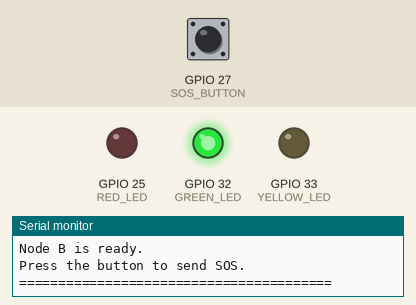
The sketch below on a simulated ESP32. Shown: output pins drawn as LEDs (lit = HIGH), the last lines printed to the serial monitor. The inputs (shaded band) are chosen by the test bench; at power-on: GPIO 27 (SOS_BUTTON) HIGH. Random numbers use the default seed unless the sketch sets one; no radio packets arrive unless stated.

Above: at 2.2 s.
2.3 s: GPIO 27 (SOS_BUTTON) pulled LOW for 0.15 s
At 2.7 s:
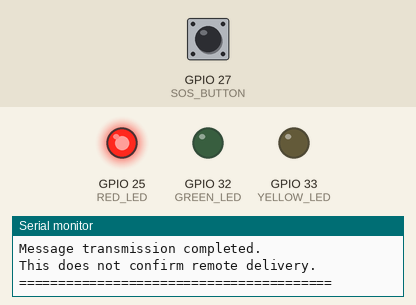
8.4 s: GPIO 27 (SOS_BUTTON) pulled LOW for 1 s
At 9.7 s:
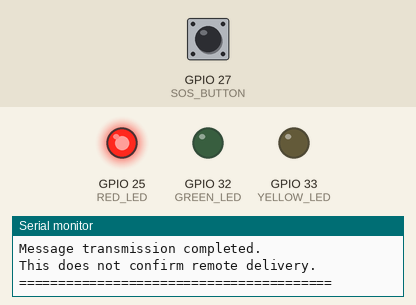
12.4 s: GPIO 27 (SOS_BUTTON) pulled LOW for 3.2 s
Timing chart, 0 to 18.9 s (numbered marks = the images above; inputs shaded):
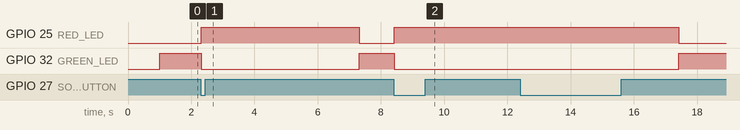

Measured:
- after the input at 2.3 s, GPIO 25 (RED_LED): LOW → HIGH at once, → LOW 5.0 s later; GPIO 32 (GREEN_LED): HIGH → LOW at once, → HIGH 5.0 s later
- after the input at 8.4 s, GPIO 25 (RED_LED): LOW → HIGH at once; GPIO 32 (GREEN_LED): HIGH → LOW at once

The sketch:

Node_B.ino
```cpp
#include <SPI.h>
#include <LoRa.h>

// ========== LORA PINS ==========
#define LORA_SS    5
#define LORA_RST   14
#define LORA_DIO0  26
#define LORA_SCK   18
#define LORA_MISO  19
#define LORA_MOSI  23

// ========== BUTTON AND LED PINS ==========
#define SOS_BUTTON 27
#define GREEN_LED  32
#define YELLOW_LED 33
#define RED_LED    25

// ========== NETWORK SETTINGS ==========
const long LORA_FREQUENCY = 433E6;
const char* NETWORK_ID = "RM_SK_7264";
const char* NODE_ID = "B";

// ========== PROGRAM VARIABLES ==========
bool loraReady = false;
bool previousButtonState = HIGH;

unsigned long lastPressTime = 0;
unsigned long messageNumber = 0;

unsigned long ledTime = 0;
bool ledActive = false;

// Duplicate protection: remember recent origin + message IDs.
String seenMessages[20];
int seenIndex = 0;

// ========== DUPLICATE FILTER ==========
String makeMessageKey(String origin, String id) {
  return origin + "|" + id;
}

bool alreadySeen(String origin, String id) {
  String key = makeMessageKey(origin, id);

  for (int i = 0; i < 20; i++) {
    if (seenMessages[i] == key) {
      return true;
    }
  }

  return false;
}

void rememberMessage(String origin, String id) {
  seenMessages[seenIndex] = makeMessageKey(origin, id);
  seenIndex = (seenIndex + 1) % 20;
}

// ========== LED CONTROL ==========
void allLEDsOff() {
  digitalWrite(GREEN_LED, LOW);
  digitalWrite(YELLOW_LED, LOW);
  digitalWrite(RED_LED, LOW);
}

void setStatusLED(String payload) {
  allLEDsOff();

  if (payload.indexOf("SOS") >= 0 ||
      payload.indexOf("HIGH_IMPACT") >= 0 ||
      payload.indexOf("SLIGHT_IMPACT") >= 0 ||
      payload.indexOf("IMPACT") >= 0 ||
      payload.indexOf("LOW_IMPACT") >= 0) {

    digitalWrite(RED_LED, HIGH);

  } else if (payload.indexOf("VIBRATION") >= 0) {

    digitalWrite(YELLOW_LED, HIGH);

  } else {

    digitalWrite(GREEN_LED, HIGH);
  }

  ledTime = millis();
  ledActive = true;
}

// ========== SEND MESSAGE ==========
void sendMessage(String payload) {
  if (!loraReady) {
    Serial.println("ERROR: LoRa is not ready.");
    return;
  }

  messageNumber++;

  String messageID = "B-" + String(messageNumber);

  String packet = String(NETWORK_ID) + "|" +
                  messageID + "|B|5|" + payload;

  // Remember this message so the echoed transmission is ignored.
  rememberMessage("B", messageID);

  Serial.println();
  Serial.println("========================================");
  Serial.println("        RESCUEMESH - NODE B");
  Serial.println("========================================");

  Serial.println("Sending emergency message.");
  Serial.print("Message ID: ");
  Serial.println(messageID);

  Serial.print("Details: ");
  Serial.println(payload);

  setStatusLED(payload);

  LoRa.beginPacket();
  LoRa.print(packet);

  int result = LoRa.endPacket();

  if (result == 1) {
    Serial.println("Message transmission completed.");
    Serial.println("This does not confirm remote delivery.");
  } else {
    Serial.println("ERROR: Message transmission failed.");
  }

  Serial.println("========================================");
}

// ========== RECEIVE AND RELAY ==========
void receiveMessage() {
  int packetSize = LoRa.parsePacket();

  if (!packetSize) {
    return;
  }

  String packet = "";

  while (LoRa.available()) {
    packet += (char)LoRa.read();
  }

  int rssi = LoRa.packetRssi();

  int p1 = packet.indexOf('|');
  int p2 = packet.indexOf('|', p1 + 1);
  int p3 = packet.indexOf('|', p2 + 1);
  int p4 = packet.indexOf('|', p3 + 1);

  if (p1 < 0 || p2 < 0 || p3 < 0 || p4 < 0) {
    Serial.println("WARNING: Invalid message format.");
    return;
  }

  String network = packet.substring(0, p1);
  String messageID = packet.substring(p1 + 1, p2);
  String origin = packet.substring(p2 + 1, p3);
  int ttl = packet.substring(p3 + 1, p4).toInt();
  String payload = packet.substring(p4 + 1);

  // Accept only RescueMesh messages.
  if (network != NETWORK_ID) {
    return;
  }

  // Ignore messages originally created by Node B.
  if (origin == NODE_ID) {
    return;
  }

  // Do not process or relay a message more than once.
  if (alreadySeen(origin, messageID)) {
    Serial.println("Duplicate message ignored.");
    return;
  }

  rememberMessage(origin, messageID);

  Serial.println();
  Serial.println("========== MESSAGE RECEIVED ==========");

  if (payload.indexOf("SOS") >= 0) {
    Serial.println("EMERGENCY SOS RECEIVED!");

  } else if (payload.indexOf("HIGH_IMPACT") >= 0 ||
             payload.indexOf("IMPACT") >= 0) {
    Serial.println("HIGH IMPACT ALERT RECEIVED!");

  } else if (payload.indexOf("VIBRATION") >= 0) {
    Serial.println("VIBRATION ALERT RECEIVED!");

  } else {
    Serial.println("MESSAGE RECEIVED!");
  }

  Serial.print("Original sender: Node ");
  Serial.println(origin);

  Serial.print("Message ID: ");
  Serial.println(messageID);

  Serial.print("Details: ");
  Serial.println(payload);

  Serial.print("Signal strength: ");
  Serial.print(rssi);
  Serial.println(" dBm");

  setStatusLED(payload);

  // Forward the original message with a reduced TTL.
  if (ttl > 1) {

    String forwarded = String(NETWORK_ID) + "|" +
                       messageID + "|" +
                       origin + "|" +
                       String(ttl - 1) + "|" +
                       payload;

    // Brief random delay reduces the chance of simultaneous relays.
    delay(random(50, 200));

    Serial.println("Forwarding alert to nearby nodes...");

    LoRa.beginPacket();
    LoRa.print(forwarded);

    int result = LoRa.endPacket();

    if (result == 1) {
      Serial.println("Alert forwarding transmission completed.");
    } else {
      Serial.println("ERROR: Alert forwarding failed.");
    }

  } else {
    Serial.println("Message hop limit reached; not forwarding.");
  }

  Serial.println("======================================");
}

// ========== SOS BUTTON ==========
void checkButton() {
  bool currentState = digitalRead(SOS_BUTTON);

  if (previousButtonState == HIGH &&
      currentState == LOW &&
      millis() - lastPressTime > 300) {

    lastPressTime = millis();

    Serial.println("MANUAL SOS BUTTON PRESSED");

    sendMessage("SOS:Manual emergency button");
  }

  previousButtonState = currentState;
}

// ========== SETUP ==========
void setup() {
  Serial.begin(115200);
  delay(1000);

  pinMode(SOS_BUTTON, INPUT_PULLUP);

  pinMode(GREEN_LED, OUTPUT);
  pinMode(YELLOW_LED, OUTPUT);
  pinMode(RED_LED, OUTPUT);

  allLEDsOff();
  digitalWrite(GREEN_LED, HIGH);

  randomSeed(micros());

  Serial.println();
  Serial.println("========================================");
  Serial.println("        RESCUEMESH - NODE B");
  Serial.println("========================================");

  SPI.begin(LORA_SCK, LORA_MISO, LORA_MOSI, LORA_SS);
  LoRa.setPins(LORA_SS, LORA_RST, LORA_DIO0);

  if (!LoRa.begin(LORA_FREQUENCY)) {
    Serial.println("ERROR: LoRa initialization failed.");
    Serial.println("Check LoRa wiring and power.");
    loraReady = false;
    return;
  }

  // Match the radio settings used by Node A.
  LoRa.setSyncWord(0x12);
  LoRa.setSpreadingFactor(7);
  LoRa.setSignalBandwidth(125E3);
  LoRa.setCodingRate4(5);

  // Phase 1: CRC error checking.
  LoRa.enableCrc();

  loraReady = true;

  Serial.println("LoRa initialized successfully.");
  Serial.println("Packet CRC enabled.");
  Serial.println("Node B is ready.");
  Serial.println("Press the button to send SOS.");
  Serial.println("========================================");
}

// ========== MAIN LOOP ==========
void loop() {
  if (!loraReady) {
    delay(100);
    return;
  }

  checkButton();
  receiveMessage();

  // Return to idle green after the event indication.
  if (ledActive && millis() - ledTime >= 5000) {
    allLEDsOff();
    digitalWrite(GREEN_LED, HIGH);
    ledActive = false;
  }
}
```
